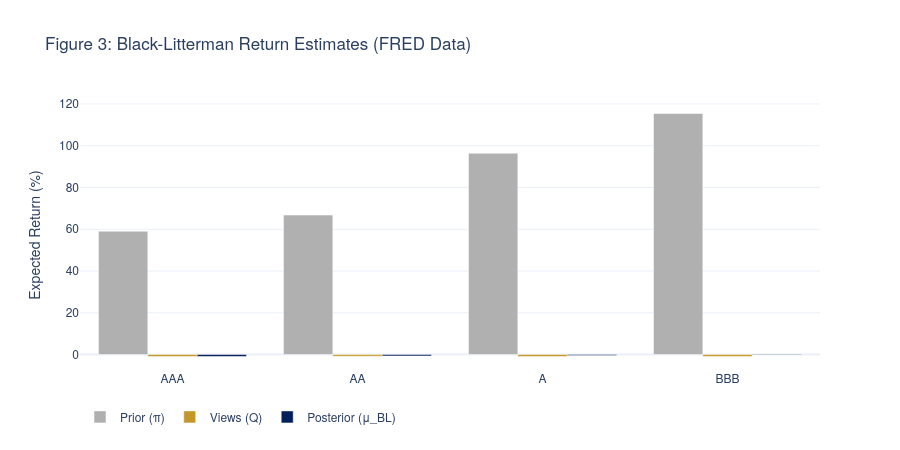

Notebook code cell kept with this figure:
### Markdown cell above
---

## 6. Black-Litterman Return Estimation <a id='6-bl'></a>

### What Black-Litterman Is

> **Black-Litterman combines market equilibrium with forward-looking views.** Rather than estimating expected returns directly (noisy, unstable), we start from the market's implied returns and adjust based on our spread forecasts.

The core insight of BL: **the market-cap-weighted portfolio IS an optimal portfolio** under some set of implied expected returns. We can reverse-engineer those returns (the "prior"), then blend them with our own forecasts (the "views") to get a "posterior" that is more stable than either alone.

### Why BL Is the Right Framework Here

With only 4 assets, we cannot run a standard mean-variance optimizer — it would put 100% in whichever bucket has the highest expected return. BL solves this by:
1. Starting from the market equilibrium (which is diversified by construction)
2. Making **incremental** adjustments based on our views
3. Controlling how much adjustment via τ (prior uncertainty) and Ω (view uncertainty)

### The Formulation

**Prior** (market equilibrium — what the market "believes"):
$$\pi = \lambda \cdot \Sigma \cdot w_{mkt}$$

Where:
- λ = 2.5 (risk aversion coefficient — standard in BL literature)
- Σ = 4×4 covariance matrix from 60-month rolling window of real FRED returns
- w_mkt = ICE BofA IG market-cap weights [0.04, 0.12, 0.34, 0.50]

**Views** (our forecast — what Prophet "believes"):
- Q = vector of expected returns per bucket, derived from Prophet ΔOAS forecasts
- P = identity matrix (one view per bucket — "absolute" views)

**Posterior** (the Bayesian blend):
$$\mu_{BL} = [(\tau\Sigma)^{-1} + P'\Omega^{-1}P]^{-1} \cdot [(\tau\Sigma)^{-1}\pi + P'\Omega^{-1}Q]$$

Where:
- τ = from HMM regime (0.010 / 0.025 / 0.075)
- Ω = diag(P × τΣ × P') × ω — view uncertainty, scaled by HMM regime

### How to Read the BL Output

- If **posterior ≈ prior**: views are weak or uncertain — the model trusts the market
- If **posterior ≈ views**: views are strong and confident — the model trusts Prophet
- In **stress regime**: posterior stays close to prior (defensive posture)
- In **compression**: posterior incorporates more of the views (risk-on posture)

### Code cell
# ── Figure 3: Black-Litterman Prior vs Views vs Posterior ────────
n = len(IG_ASSETS)

# Compute returns from real FRED data
ret_data = {}
for a in IG_ASSETS:
    if a in monthly.columns:
        dur = DURATIONS.get(a, 7.0)
        ret_data[a] = -dur * monthly[a].diff(1) + monthly[a] / MONTHS_PER_YEAR

Sigma = pd.DataFrame(ret_data).dropna().tail(COV_WINDOW).cov().values
Pi = LAMBDA_RISK_AVERSION * Sigma @ IG_MARKET_WEIGHTS_ARRAY

# Views from recent 3-month OAS changes
Q_vec = np.zeros(n)
for i, a in enumerate(IG_ASSETS):
    if a in monthly.columns:
        chg_3m = float(monthly[a].diff(3).iloc[-1])
        dur = DURATIONS.get(a, 7.0)
        Q_vec[i] = -dur * chg_3m / OAS_PCT_TO_BP

# BL posterior
tau = 0.025  # Normal regime default
P_mat = np.eye(n)
omega_scale = hmm_result.omega_scale
tS = tau * Sigma
Omega = np.diag([
    omega_scale * tau * float(P_mat[i] @ tS @ P_mat[i])
    for i in range(n)
]) + np.eye(n) * BL_RIDGE_PENALTY

tS_inv = np.linalg.inv(tS + np.eye(n) * BL_RIDGE_PENALTY)
Om_inv = np.linalg.inv(Omega)
A = tS_inv + P_mat.T @ Om_inv @ P_mat
b = tS_inv @ Pi + P_mat.T @ Om_inv @ Q_vec
mu_BL = np.linalg.solve(A, b)

# Plot
labels = [ASSET_LABELS.get(a, a) for a in IG_ASSETS]
fig_bl = go.Figure()
fig_bl.add_trace(go.Bar(x=labels, y=Pi * 100, name='Prior (\u03c0)', marker_color=SILVER))
fig_bl.add_trace(go.Bar(x=labels, y=Q_vec * 100, name='Views (Q)', marker_color=GOLD))
fig_bl.add_trace(go.Bar(x=labels, y=mu_BL * 100, name='Posterior (\u03bc_BL)', marker_color=NAVY))

fig_bl.update_layout(
    title='Figure 3: Black-Litterman Return Estimates (FRED Data)',
    yaxis_title='Expected Return (%)',
    barmode='group', template=TEMPLATE, height=450,
    legend=dict(orientation='h', y=-0.12),
    font=dict(family='Helvetica Neue, Arial, sans-serif'),
)
fig_bl.show()

print(f"\nCurrent regime: {regime_info['regime']}")
print(f"\u03c4 = {tau:.3f}, \u03c9_scale = {omega_scale:.1f}")

### Figure 1 — Plotly figure (JSON) as saved in the notebook; plotly's stock layout.template omitted (floating-point values rounded to 4 significant figures)
{"data": [{"marker": {"color": "#B0B0B0"}, "name": "Prior (π)", "type": "bar", "x": ["AAA", "AA", "A", "BBB"], "y": [59.09, 66.8, 96.42, 115.4]}, {"marker": {"color": "#C4972A"}, "name": "Views (Q)", "type": "bar", "x": ["AAA", "AA", "A", "BBB"], "y": [-0.935, -0.825, -0.936, -0.91]}, {"marker": {"color": "#00205B"}, "name": "Posterior (μ_BL)", "type": "bar", "x": ["AAA", "AA", "A", "BBB"], "y": [-0.9317, -0.6878, -0.4768, -0.2115]}], "layout": {"barmode": "group", "font": {"family": "Helvetica Neue, Arial, sans-serif"}, "height": 450, "legend": {"orientation": "h", "y": -0.12}, "title": {"text": "Figure 3: Black-Litterman Return Estimates (FRED Data)"}, "yaxis": {"title": {"text": "Expected Return (%)"}}}}
